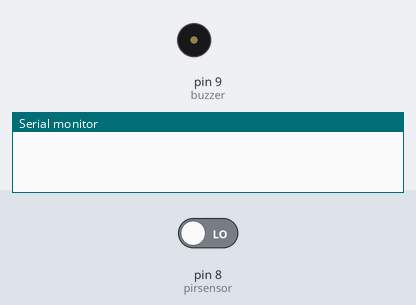
Simulated run of this sketch. Board: Arduino Uno, built with avr-gcc and run on an emulated ATmega328P. Shown: buzzer (waves = sounding, pin HIGH), the last lines printed to the serial monitor. Inputs (shaded band) come from the test bench; at power-on: pin 8 (pirsensor) LOW.

Above: at 6.8 s.
6.9 s: pin 8 (pirsensor) driven HIGH
At 9.5 s:
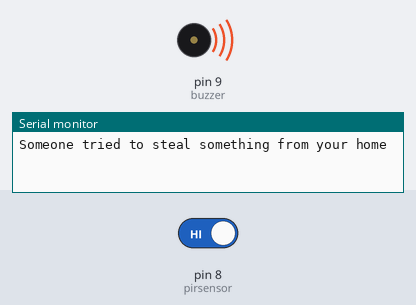
14.6 s: pin 8 (pirsensor) driven LOW
At 15.4 s:
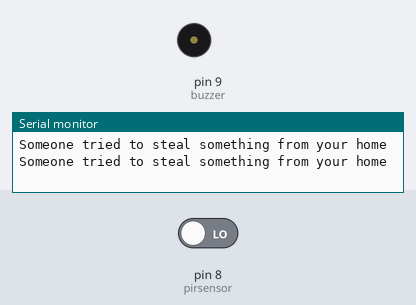
Timing chart, 0 to 17.6 s (numbered marks = the images above; inputs shaded):
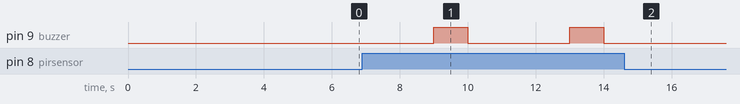

Measured:
- after the input at 6.9 s, pin 9 (buzzer): alternates HIGH for 1.0 s and LOW for 3.0 s, starting after 2.1 s
- after the input at 14.6 s, pin 9 (buzzer): stops changing and stays LOW

The sketch:

FINAL_CODE.ino
```cpp
int pirsensor = 8;
int buzzer = 9;
int pirvalue;

void setup()
{
  Serial.begin(9600);
  pinMode(buzzer, OUTPUT);
}

void loop()
{

  digitalWrite(buzzer, LOW);
  pirvalue = digitalRead(pirsensor);
  if (pirvalue == HIGH)
  {
    Serial.println("Someone tried to steal something from your home");
    digitalWrite(buzzer, HIGH);
    delay(1000);
    digitalWrite(buzzer, LOW);
  }
  delay(3000);

}
```
